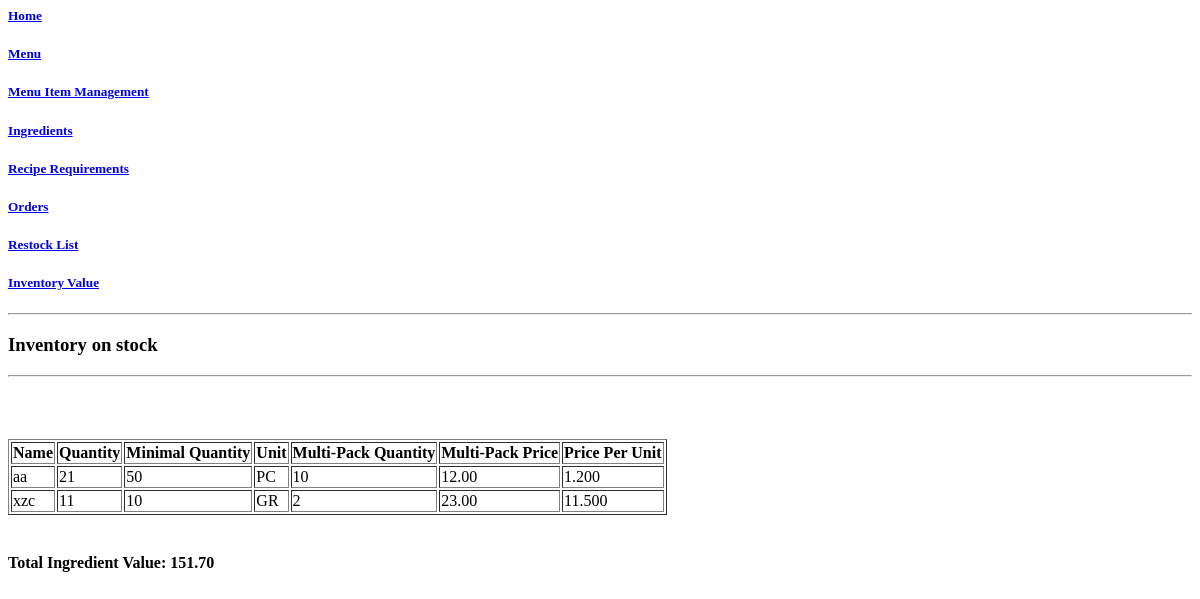
/inventory_value, run on an earlier commit of the app's database.
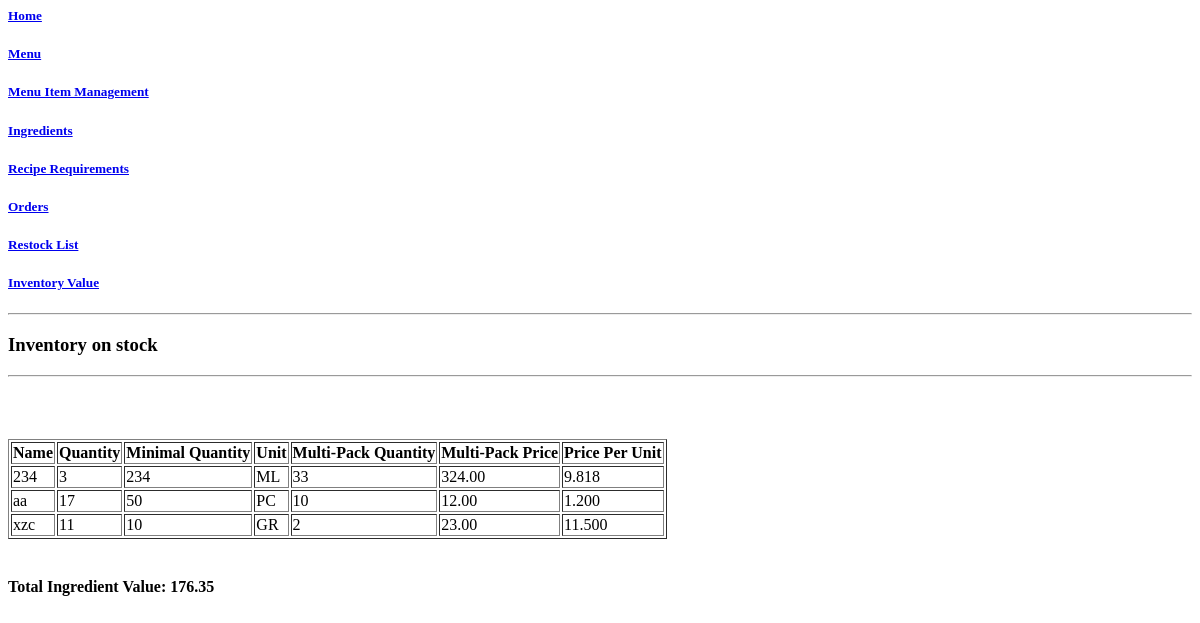
And on a later commit of the database.
### crispy_crab/models.py (models this page shows, shortened)
class Ingredients(models.Model):
    PIECE = "PC"
    GRAM = "GR"
    MILLILITRE = "ML"
    INGREDIENT_UNIT_CHOICES = [
        (PIECE, "pcs."),
        (GRAM, "gr."),
        (MILLILITRE, "ml")
    ]
    ing_name = models.CharField(max_length=25, unique=True)
    ing_quantity = models.IntegerField(default=0)
    multi_pack_quantity = models.IntegerField(default=1)
    unit = models.CharField(max_length=2, choices=INGREDIENT_UNIT_CHOICES, default=PIECE)
    multi_pack_price = models.DecimalField(max_digits=8, decimal_places=2)
    minimal_quantity = models.IntegerField(default=0)
    class Meta:
        ordering = ['ing_name']
    def price_per_unit(self):
        price = getattr(self, "multi_pack_price")
        quantity = getattr(self, "multi_pack_quantity")
        ppu = round(price/quantity, 3)
        return ppu

### crispy_crab/views.py (the view)
# urls.py: path('inventory_value', views.InventoryValue.as_view(), name='inventoryvalue'),
class InventoryValue(TemplateView):
    template_name = "crispy_crab/inventory_value.html"
    def get_context_data(self, **kwargs):
        inv = [item for item in Ingredients.objects.all() if item.ing_quantity > 0]
        total = 0
        for i in inv:
            total += i.price_per_unit() * i.ing_quantity
        context = super().get_context_data(**kwargs)
        context['inventory'] = inv
        context["total"] = total
        return context

### crispy_crab/templates/crispy_crab/inventory_value.html
{% extends "crispy_crab/base.html" %}
{% block content %}
<hr>
<h3>Inventory on stock</h3>
<hr>
<br>
<br>
<br>
<table border = 1 id="inventory_value">
  <tr>
    <th>Name</th>
    <th>Quantity</th>
    <th>Minimal Quantity</th>
    <th>Unit</th>
    <th>Multi-Pack Quantity</th>
    <th>Multi-Pack Price</th>
    <th>Price Per Unit</th>
  </tr>
{% for ingredient in inventory %}
<tr>
  <td>{{ ingredient.ing_name }} </td>
  <td>{{ ingredient.ing_quantity }} </td>
  <td>{{ ingredient.minimal_quantity }} </td>
  <td>{{ ingredient.unit }} </td>
  <td>{{ ingredient.multi_pack_quantity }} </td>
  <td>{{ ingredient.multi_pack_price }} </td>
  <td>{{ ingredient.price_per_unit }} </td>
  </tr>
{% endfor %}
</table>
<br>
<h4>Total Ingredient Value: {{ total|stringformat:".2f" }}</h4>
{% endblock %}

What changed in the data, as far as the page shows it:
added Ingredients: ing_name "234", ing_quantity "3", minimal_quantity "234", unit "ML", multi_pack_quantity "33", multi_pack_price "324.00", price_per_unit "9.818"
changed Ingredients "aa": ing_quantity "21" → "17"
Also different on the page:
{{ total|stringformat:".2f" }}: "151.70" → "176.35"
